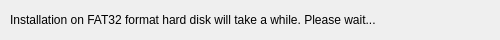
<?xml version="1.0" encoding="UTF-8"?>
<ui version="4.0">
 <class>WaitingDialog</class>
 <widget class="QDialog" name="WaitingDialog">
  <property name="geometry">
   <rect>
    <x>0</x>
    <y>0</y>
    <width>500</width>
    <height>40</height>
   </rect>
  </property>
  <property name="windowTitle">
   <string>Dialog</string>
  </property>
  <widget class="QLabel" name="infolabel">
   <property name="geometry">
    <rect>
     <x>10</x>
     <y>10</y>
     <width>481</width>
     <height>20</height>
    </rect>
   </property>
   <property name="text">
    <string>Installation on FAT32 format hard disk will take a while. Please wait...</string>
   </property>
  </widget>
 </widget>
 <resources/>
 <connections/>
</ui>
